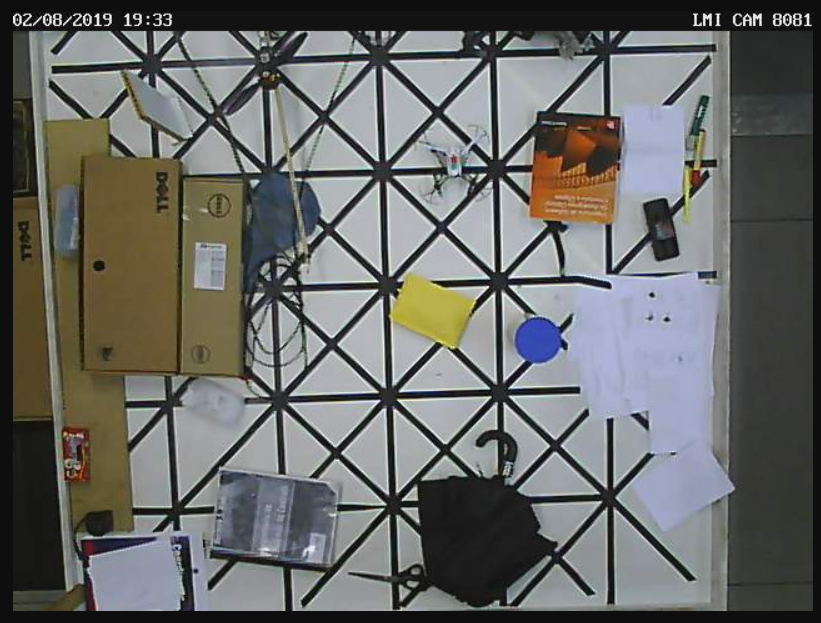
#> input picture pyparrot-master/img1.png, 821 x 623 px, given in place of video, which was not available
$ python cam_home.py
#> lines starting #> are read from the running program, lines starting #| are printed output that depends on the picture; after the words box and inside, x2 and y2 are one past the last pixel; in counts of white or black regions, pixels touching at a corner belong together; pictures that were not available may be replaced by others from this repository, and a replacement may not be noted
from imutils.video import WebcamVideoStream
import numpy as np
import sys
ros_path = '/opt/ros/kinetic/lib/python2.7/dist-packages'
if ros_path in sys.path:
    sys.path.remove(ros_path)
import cv2
import math
import os
from time import sleep

from threading import Thread
import socket
import struct


# Client
ip = '192.168.1.129'
port = 12000
addr = (ip, port)
buff_size = 1024


class client(Thread):
	def __init__(self):
		Thread.__init__(self)
		self.killed = False

	def kill(self):
		self.killed = True

	def run(self):
		try:
			while(1):
				global posX_cm, posY_cm, posZ_cm, ang
				ip = '192.168.1.129'
				port = 12000
				addr = (ip, port)
				buff_size = 1024

				client_socket = socket.socket(socket.AF_INET, socket.SOCK_DGRAM)
				client_socket.settimeout(1.0)
				data = [round(posX_cm,2), round(posY_cm,2), round(posZ_cm,2), round(ang,1)]
				msg = struct.pack('<4f', *data)
				by = client_socket.sendto(msg, addr)
				# sleep(0.03)
				if(self.killed):
					break
		except KeyboardInterrupt:
			print("bye thread..")
			self.killed = True


def detect_cam1(img1, h):
	global xmin, xmax, ymin, ymax
	size_max = 0; i_max = 0
	posX = 0; posY = 0
	posX_cm = 0; posY_cm = 0
	ang = 0;
	cx2 = 0; cy2 = 0

	# img1[:,1540:1920,:]=(255, 255, 255)

	lower = lower_blue
	upper = upper_blue
	hsv = cv2.cvtColor(img1, cv2.COLOR_BGR2HSV)
	mask = cv2.inRange(hsv, lower, upper)
	res = cv2.bitwise_and(img1,img1, mask=mask)
	imgray = cv2.cvtColor(res, cv2.COLOR_BGR2GRAY)
	ret, thresh = cv2.threshold(imgray, 40, 255, 0)
	contours, hierarchy = cv2.findContours(thresh, 1, 2)

	#detectar maior contorno da cor 1
	if(len(contours)>0):
		for i in range(len(contours)):
			cnt = contours[i]
			size = cv2.contourArea(cnt)
			if size > size_max:
				size_max = size
				i_max = i

		cnt=contours[i_max]
		M = cv2.moments(cnt)
		if(M['m00']!=0 and size_max > 40):
			cx = int(M['m10']/M['m00']) #centroide
			cy = int(M['m01']/M['m00'])
		else:
			return img1,0,0,0,0,0

		roi = img1[max((cy-30),0):min((cy+30),1080),max((cx-30),0):min((cx+30),1920)]
		lower = lower_ylw
		upper = upper_ylw
		hsv = cv2.cvtColor(roi, cv2.COLOR_BGR2HSV)
		mask = cv2.inRange(hsv, lower, upper)
		res = cv2.bitwise_and(roi,roi, mask=mask)
		imgray = cv2.cvtColor(res, cv2.COLOR_BGR2GRAY)
		ret, thresh = cv2.threshold(imgray, 40, 255, 0)
		contours, hierarchy = cv2.findContours(thresh, 1, 2)

		#detectar maior contorno da cor 2
		size_max = 0
		i_max = 0
		if(len(contours)>0):
			for i in range(len(contours)):
				cnt2 = contours[i]
				size = cv2.contourArea(cnt2)
				if size > size_max:
					size_max = size
					i_max = i

			cnt2=contours[i_max]
			M = cv2.moments(cnt2)
			if(M['m00']!=0 and size_max > 40):
				cx2 = int(M['m10']/M['m00']) #centroide
				cy2 = int(M['m01']/M['m00'])
				cx2 = cx2 + max((cx-30),0) #ajustes devido à ROI
				cy2 = cy2 + max((cy-30),0)
			else:
				return img1,0,0,0,0,0

		else:
			return img1,0,0,0,0,0
	else:
		return img1,0,0,0,0,0

	cv2.circle(img1,(cx2,cy2),2,(0,0,255),2)
	cv2.circle(img1,(cx,cy),2,(0,0,255),2)
	# cv2.drawContours(img1, cnt, -1, (0,255,0), 2)
	# cv2.drawContours(img1, cnt2, -1, (0,255,0), 2)
	#linha / angulo
	cv2.line(img1,(cx,cy),(cx2,cy2),(0,0,255),1)
	ang = math.atan2(-(cy-cy2),-(cx-cx2)) #azul-amarelo = final - inicial #negativo pois eixos da camera sao inverso dos eixos reais
	ang = ang*180/3.14159

	#posicao corrigida devido a altura
	posX = (cx+cx2)/2
	posY = (cy+cy2)/2

	x_cam = 160
	y_cam = 230

	xlim_min = xmin + (x_cam-xmin)*h/hmax
	xlim_max = xmax - (xmax-x_cam)*h/hmax
	ylim_min = ymin + (y_cam-ymin)*h/hmax
	ylim_max = ymax - (ymax-y_cam)*h/hmax

	posX_cm = xlim_min + ((1920-posX)*(xlim_max-xlim_min)/1920)
	posY_cm = ylim_min + ((1080-posY)*(ylim_max-ylim_min)/1080)

	return img1, posX, posY, posX_cm, posY_cm, ang

# [73 lines left out: function detect_cam3, not called in this run]

def cam1_calib(img1):

	size_max = 0; i_max = 0
	cx = 0; cy = 0; cx2 = 0; cy2 = 0
	lower = lower_green
	upper = upper_green
	hsv = cv2.cvtColor(img1, cv2.COLOR_BGR2HSV)
	mask1 = cv2.inRange(hsv, lower, upper)
	res = cv2.bitwise_and(img1,img1, mask=mask1)
	imgray = cv2.cvtColor(res, cv2.COLOR_BGR2GRAY)
	ret, thresh = cv2.threshold(imgray, 40, 255, 0)
	contours, hierarchy = cv2.findContours(thresh, 1, 2)

	#detectar maior contorno da cor 1
	if(len(contours)>0):
		for i in range(len(contours)):
			cnt = contours[i]
			size = cv2.contourArea(cnt)
			if size > size_max:
				size_max = size
				i_max = i

		cnt=contours[i_max]
		M = cv2.moments(cnt)
		if(M['m00']!=0 and size_max > 20):
			cx = int(M['m10']/M['m00']) #centroide
			cy = int(M['m01']/M['m00'])
		else:
			return 0,0,0,0,[0,0,0,0]
	else:
		return 0,0,0,0,[0,0,0,0]


	#segundo maior contorno
	size_max = 0
	del contours[i_max]
	i_max = 0
	if(len(contours)>0):
		for i in range(len(contours)):
			cnt2 = contours[i]
			size = cv2.contourArea(cnt2)
			if size > size_max:
				size_max = size
				i_max = i

		cnt2=contours[i_max]
		M = cv2.moments(cnt2)
		if(M['m00']!=0 and size_max > 20):
			cx2 = int(M['m10']/M['m00']) #centroide
			cy2 = int(M['m01']/M['m00'])

	# [5 lines of commented-out code are left out]
	py1=min(cy,cy2)
	py2=max(cy,cy2)
	px1=max(cx,cx2)
	px2=min(cx,cx2)
	print("px1: %.1f"%px1," , px2: %.1f"%px2)
	print("py1: %.1f"%py1," , py2: %.1f"%py2)
	x1 = 61
	x2 = 61
	y1 = 180
	y2 = 218
	py1=1080 - py1
	py2=1080 - py2

	ratio = (py1-py2)/(y2-y1)
	xmin = x1 - (1920-px1)/ratio
	xmax = x1 + px1/ratio
	#  = (x2*px2-x1*px1)/(px2-px1) #d = 450cm
	# xmax = ((x2-x1)*(1920-px1)/(px1-px2)) + x2 #d = 450cm
	ymin = (y2*py2-y1*py1)/(py2-py1) #d = 450cm
	ymax = ((y2-y1)*(1080-py1)/(py1-py2)) + y2 #d = 450cm

	return xmin, xmax, ymin, ymax, [cx, cx2, cy, cy2]

def cam3_calib(img1):

	size_max = 0; i_max = 0
	cx = 0; cy = 0; cx2 = 0; cy2 = 0;
	lower = lower_green
	upper = upper_green
	hsv = cv2.cvtColor(img1, cv2.COLOR_BGR2HSV)
	mask1 = cv2.inRange(hsv, lower, upper)
	res = cv2.bitwise_and(img1,img1, mask=mask1)
	imgray = cv2.cvtColor(res, cv2.COLOR_BGR2GRAY)
	ret, thresh = cv2.threshold(imgray, 40, 255, 0)
	contours, hierarchy = cv2.findContours(thresh, 1, 2)

	#detectar maior contorno da cor 1
	if(len(contours)>0):
		for i in range(len(contours)):
			cnt = contours[i]
			size = cv2.contourArea(cnt)
			if size > size_max:
				size_max = size
				i_max = i

		cnt=contours[i_max]
		M = cv2.moments(cnt)
		if(M['m00']!=0 and size_max > 20):
			cx = int(M['m10']/M['m00']) #centroide
			cy = int(M['m01']/M['m00'])
		else:
			return 0,0,[0,0,0,0]
	else:
		return 0,0,[0,0,0,0]


	#segundo maior contorno
	size_max = 0
	del contours[i_max]
	i_max = 0
	if(len(contours)>0):
		for i in range(len(contours)):
			cnt2 = contours[i]
			size = cv2.contourArea(cnt2)
			if size > size_max:
				size_max = size
				i_max = i

		cnt2=contours[i_max]
		M = cv2.moments(cnt2)
		if(M['m00']!=0 and size_max > 20):
			cx2 = int(M['m10']/M['m00']) #centroide
			cy2 = int(M['m01']/M['m00'])

	# print(cx)
	# print(cy)
	cv2.circle(img1,(cx,cy),2,(0,0,255),2)
	cv2.circle(img1,(cx2,cy2),2,(0,0,255),2)
	#posicao corrigida devido a altura
	p1=min(cy,cy2)
	p2=max(cy,cy2)

	p1=1080 - p1
	p2=1080 - p2


	print("p1: %.1f"%p1," , p2: %.1f"%p2)

	h1 = 11 #11
	h2 = 121 #55
	zmin = (h2*p2-h1*p1)/(p2-p1) #d = 450cm
	zmax = ((h2-h1)*(1080-p1)/(p1-p2)) + h2 #d = 450cm

	return zmin, zmax, [cx,cx2,cy,cy2]

# [68 lines left out: function detect_color, not called in this run]

lower_blue = np.array([84,37,143]) #old = 84 60 80 / 84 42 145
upper_blue = np.array([132,255,255])

# lower_blue = np.array([84,12,80]) #eug
# upper_blue = np.array([132,255,255])

lower_green = np.array([48,40,70]) # 48 70 70
upper_green = np.array([90,255,255]) # 75/80 255 255

lower_ylw = np.array([23,100,140])
upper_ylw = np.array([45,255,255]) #45 240 250

# [8 lines of commented-out code are left out]

lower_red1 = np.array([160,63,70]) # 160 70 70
upper_red1 = np.array([180,255,255])
lower_red2 = np.array([160,63,70])
upper_red2 = np.array([180,255,255])


# url1 = "http://192.168.1.105:8080/video" #eug
url1 = "http://192.168.1.114:8080/video" #dan
url3 = "http://192.168.1.106:8080/video" #me

posX_cm = 0; posY_cm = 0; posZ_cm = 0 ; ang = 0
X = []; Y = []
h = 0; hmax = 200
stream1 = WebcamVideoStream(src=url1).start()
stream3 = WebcamVideoStream(src=url3).start()

savefile = 1
savevideo = 0

# SAVE DATA IN TXT
if(savefile):
	X=[];Y=[];Z=[]
	i=1
	name = "data_saved%d.txt"%i
	while(os.path.isfile(name)):
		i=i+1
		name = "data_saved%d.txt"%i
	f = open(name, 'w')
	print("opening %s..."%name)

# [7 lines of commented-out code are left out]

thread1 = client()
thread1.start()

try:
	# sleep(8)
	img1 = stream1.read()
#> img1 is the input picture: shape (623, 821, 3); mean B, G, R 103.4, 105.7, 104.8
	img3 = stream3.read()
	xmin, xmax, ymin, ymax, [cx_xy, cx2_xy, cy_xy, cy2_xy] = cam1_calib(img1)
#> in cam1_calib, `mask1 = cv2.inRange(hsv, lower, upper)`:
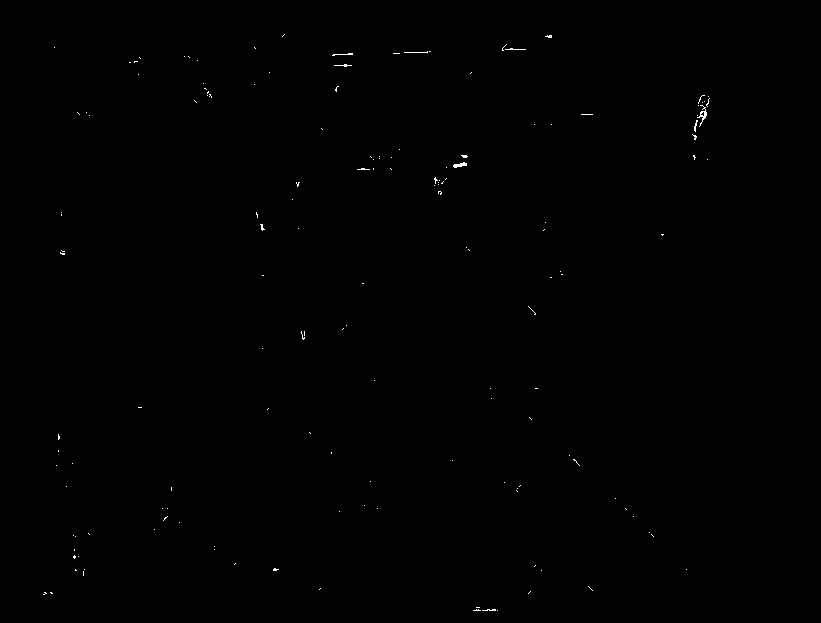
#> mask1: shape (623, 821); 0.15% white in thin lines or dots, all inside (x1, y1, x2, y2) = (43, 34, 710, 611)
#> in cam1_calib, `contours, hierarchy = cv2.findContours(thresh, 1, 2)`: contours = 154 contours, 152 with area under 20; largest, box (x1, y1, x2, y2) and area: (697, 105, 707, 127) 39, (453, 162, 467, 168) 32
#> the loop in cam1_calib, `for i in range(len(contours)):` made 154 passes
#> (size, size_max) on passes 2, 80, 99, 120: (5.5, 5.5), (8.5, 8.5), (32.5, 32.5), (39, 39)
#> after the loop in cam1_calib, `for i in range(len(contours)):`: i_max = 119; size_max = 39
#> in cam1_calib, `cnt=contours[i_max]`: cnt = contour of 39 points, box (x1, y1, x2, y2) (697, 105, 707, 127), area 39
#> in cam1_calib, `M = cv2.moments(cnt)`: M = moments, m00 39, centre m10/m00, m01/m00 = (702.9, 114.3)
#> in cam1_calib, `cx = int(M['m10']/M['m00'])`: cx = 702
#> in cam1_calib, `cy = int(M['m01']/M['m00'])`: cy = 114
#> the loop in cam1_calib, `for i in range(len(contours)):` made 153 passes
#> after the loop in cam1_calib, `for i in range(len(contours)):`: i_max = 98; size_max = 32.5
#> in cam1_calib, `cnt2=contours[i_max]`: cnt2 = contour of 16 points, box (x1, y1, x2, y2) (453, 162, 467, 168), area 32
#> in cam1_calib, `M = cv2.moments(cnt2)`: M = moments, m00 32.5, centre m10/m00, m01/m00 = (459.5, 164.6)
#> in cam1_calib, `cx2 = int(M['m10']/M['m00'])`: cx2 = 459
#> in cam1_calib, `cy2 = int(M['m01']/M['m00'])`: cy2 = 164
#> in cam1_calib, `py1=min(cy,cy2)`: py1 = 114
#> in cam1_calib, `py2=max(cy,cy2)`: py2 = 164
#> in cam1_calib, `px1=max(cx,cx2)`: px1 = 702
#> in cam1_calib, `px2=min(cx,cx2)`: px2 = 459
#| px1: 702.0  , px2: 459.0
#| py1: 114.0  , py2: 164.0
#> in cam1_calib, `py1=1080 - py1`: py1 = 966
#> in cam1_calib, `py2=1080 - py2`: py2 = 916
#> in cam1_calib, `ratio = (py1-py2)/(y2-y1)`: ratio = 1.32
#> in cam1_calib, `xmin = x1 - (1920-px1)/ratio`: xmin = -864.7
#> in cam1_calib, `xmax = x1 + px1/ratio`: xmax = 594.5
#> in cam1_calib, `ymin = (y2*py2-y1*py1)/(py2-py1)`: ymin = -516.2
#> in cam1_calib, `ymax = ((y2-y1)*(1080-py1)/(py1-py2)) + y2`: ymax = 304.6
#> xmin = -864.7; xmax = 594.5; ymin = -516.2; ymax = 304.6; cx_xy = 702; cx2_xy = 459; cy_xy = 114; cy2_xy = 164
	zmin, zmax, [cx_z, cx2_z, cy_z, cy2_z] = cam3_calib(img3)
#> the loop in cam3_calib, `for i in range(len(contours)):` made 154 passes
#> after the loop in cam3_calib, `for i in range(len(contours)):`: i_max = 119; size_max = 39
#> in cam3_calib, `M = cv2.moments(cnt)`: M = moments, m00 39, centre m10/m00, m01/m00 = (702.9, 114.3)
#> in cam3_calib, `cx = int(M['m10']/M['m00'])`: cx = 702
#> in cam3_calib, `cy = int(M['m01']/M['m00'])`: cy = 114
#> the loop in cam3_calib, `for i in range(len(contours)):` made 153 passes
#> after the loop in cam3_calib, `for i in range(len(contours)):`: i_max = 98; size_max = 32.5
#> in cam3_calib, `M = cv2.moments(cnt2)`: M = moments, m00 32.5, centre m10/m00, m01/m00 = (459.5, 164.6)
#> in cam3_calib, `cx2 = int(M['m10']/M['m00'])`: cx2 = 459
#> in cam3_calib, `cy2 = int(M['m01']/M['m00'])`: cy2 = 164
#> in cam3_calib, `p1=min(cy,cy2)`: p1 = 114
#> in cam3_calib, `p2=max(cy,cy2)`: p2 = 164
#> in cam3_calib, `p1=1080 - p1`: p1 = 966
#> in cam3_calib, `p2=1080 - p2`: p2 = 916
#| p1: 966.0  , p2: 916.0
#> in cam3_calib, `zmin = (h2*p2-h1*p1)/(p2-p1)`: zmin = -2004.2
#> in cam3_calib, `zmax = ((h2-h1)*(1080-p1)/(p1-p2)) + h2`: zmax = 371.8
#> zmin = -2004.2; zmax = 371.8; cx_z = 702; cx2_z = 459; cy_z = 114; cy2_z = 164
	cv2.namedWindow('Resized Window1', cv2.WINDOW_NORMAL)
	cv2.resizeWindow('Resized Window1', 800, 600)
	cv2.namedWindow('Resized Window3', cv2.WINDOW_NORMAL)
	cv2.resizeWindow('Resized Window3', 800, 600)
	print("xmin: %.1f"%xmin," , xmax: %.1f"%xmax)
#| xmin: -864.7  , xmax: 594.5
	print("ymin: %.1f"%ymin," , ymax: %.1f"%ymax)
#| ymin: -516.2  , ymax: 304.6
	print("zmin: %.1f"%zmin," , zmax: %.1f"%zmax)
#| zmin: -2004.2  , zmax: 371.8
	# cv2.imshow("Resized Window",img1)
	# sleep(2)
	while(1):
		img1 = stream1.read()
		img3 = stream3.read()

		# posZ_cm = 40
		img1, posX, posY, posX_cm, posY_cm, ang = detect_cam1(img1,posZ_cm)
#> in detect_cam1, `mask = cv2.inRange(hsv, lower, upper)`:
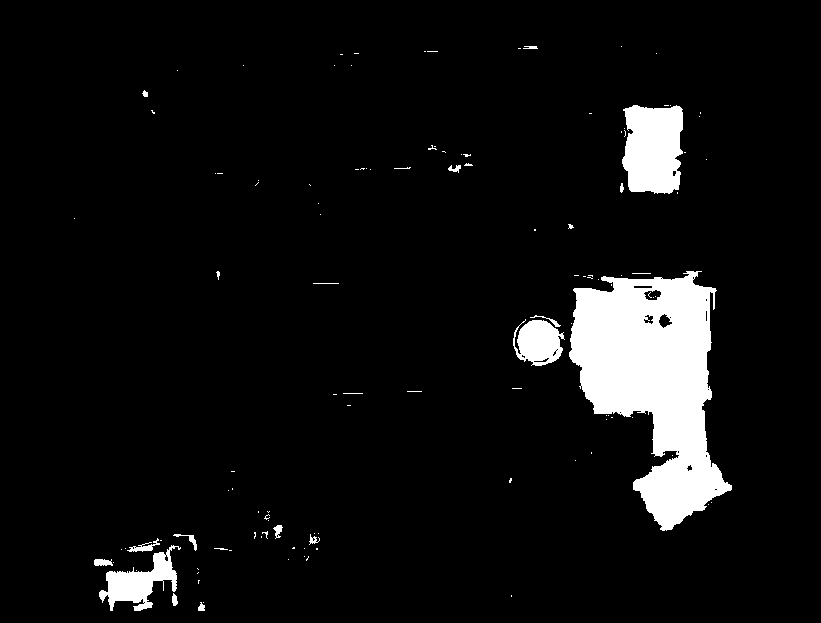
#> mask: shape (623, 821); 6.5% white; 120 white regions (101 under 20 px)
#> in detect_cam1, `res = cv2.bitwise_and(img1,img1, mask=mask)`:
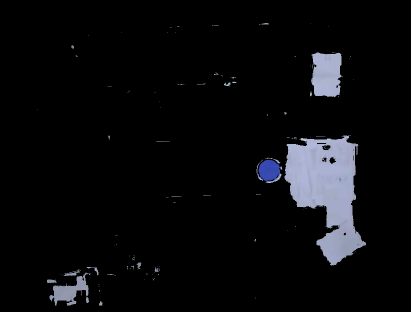
#> res: shape (623, 821, 3) (shown at 1/2 size); mean B, G, R 12.8, 10.8, 10.3
#> in detect_cam1, `imgray = cv2.cvtColor(res, cv2.COLOR_BGR2GRAY)`:
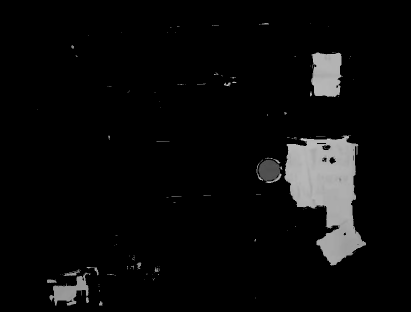
#> imgray: shape (623, 821) (shown at 1/2 size); min 0, max 226, mean 10.9
#> in detect_cam1, `contours, hierarchy = cv2.findContours(thresh, 1, 2)`: contours = 147 contours, 126 with area under 20; largest, box (x1, y1, x2, y2) and area: (569, 271, 732, 531) 23532, (622, 105, 683, 194) 4468, (99, 545, 181, 611) 1993, (513, 319, 565, 366) 1588, (643, 289, 662, 301) 143
#> the loop in detect_cam1, `for i in range(len(contours)):` made 147 passes
#> (size, size_max) on passes 2, 5, 12, 25, 96: (31, 31), (41, 41), (85, 85), (1993, 1993), (23531.5, 23531.5)
#> after the loop in detect_cam1, `for i in range(len(contours)):`: i_max = 95; size_max = 23531.5
#> in detect_cam1, `cnt=contours[i_max]`: cnt = contour of 445 points, box (x1, y1, x2, y2) (569, 271, 732, 531), area 23532
#> in detect_cam1, `M = cv2.moments(cnt)`: M = moments, m00 23531.5, centre m10/m00, m01/m00 = (653.4, 379)
#> in detect_cam1, `cx = int(M['m10']/M['m00'])`: cx = 653
#> in detect_cam1, `cy = int(M['m01']/M['m00'])`: cy = 379
#> in detect_cam1, `roi = img1[max((cy-30),0):min((cy+30),1080),max((cx-30),0):min((cx+30)..`:
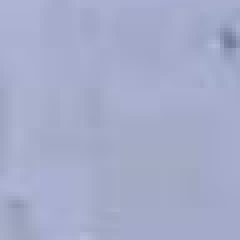
#> roi: shape (60, 60, 3) (shown 4 times larger); mean B, G, R 202.4, 172.4, 165.7
#> in detect_cam1, `contours, hierarchy = cv2.findContours(thresh, 1, 2)`: contours = []
#> posX = 0; posY = 0; posX_cm = 0; posY_cm = 0; ang = 0
		if(posX_cm != 0):
			img3, posZ_cm, cx, cy = detect_cam3(img3,posY_cm)
		print("X: %.1f"%posX_cm,"Y: %.1f"%posY_cm, "Z: %.1f"%posZ_cm, "ang: %.1f"%ang)
#| X: 0.0 Y: 0.0 Z: 0.0 ang: 0.0
		# posZ_cm = 40
		# zmin, zmax = cam3_calib(img3)

		cv2.circle(img1,(cx_xy,cy_xy),2,(0,0,255),2)
		cv2.circle(img1,(cx2_xy,cy2_xy),2,(0,0,255),2)
		cv2.circle(img3,(cx_z,cy_z),2,(0,0,255),2)
		cv2.circle(img3,(cx2_z,cy2_z),2,(0,0,255),2)

		cv2.imshow("Resized Window1",img1)
		cv2.imshow("Resized Window3",img3)
		# print("zmin: %.1f"%zmin," , zmax: %.1f"%zmax)
		# sleep(1)
		if(savefile):
			X.append(posX_cm)
			Y.append(posY_cm)
			Z.append(posZ_cm)

		# [5 lines of commented-out code are left out]

		if(cv2.waitKey(1)!=-1):
#> (key Esc is pressed here)
			thread1.kill()
			break

except Exception or KeyboardInterrupt as e:
	print("abortado: ", e)
	thread1.kill()
	#sys.exc_info()[0]

if(savefile):
	print("saving...")
	for item in range(len(Z)):
		f.write("%.1f," % X[item])
		f.write("%.1f," % Y[item])
		f.write("%.1f\r\n" % Z[item])
	print("saved!")
	f.close()

if(savevideo):
	# [4 lines of commented-out code are left out]
	cv2.destroyAllWindows()
